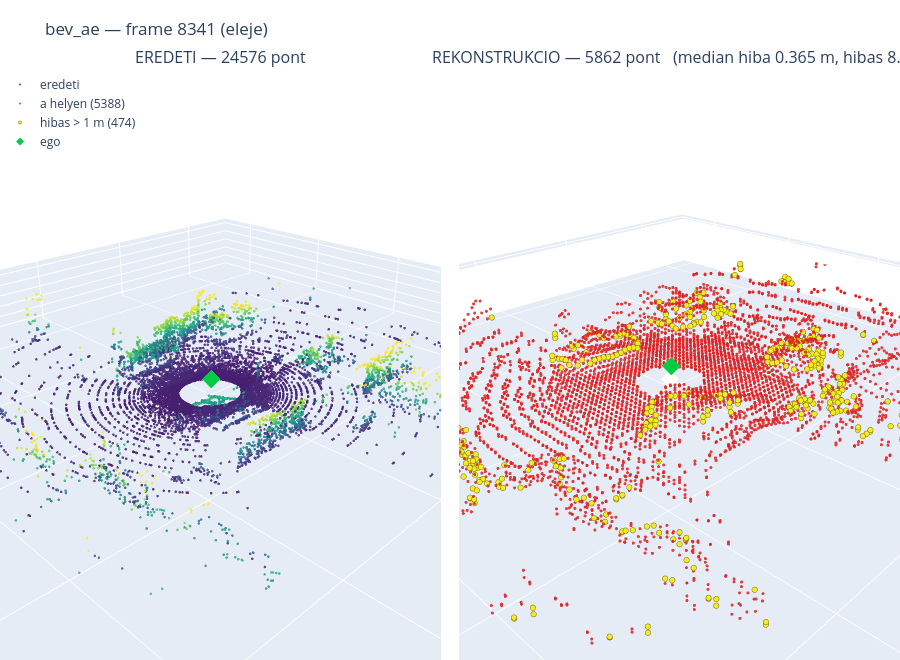
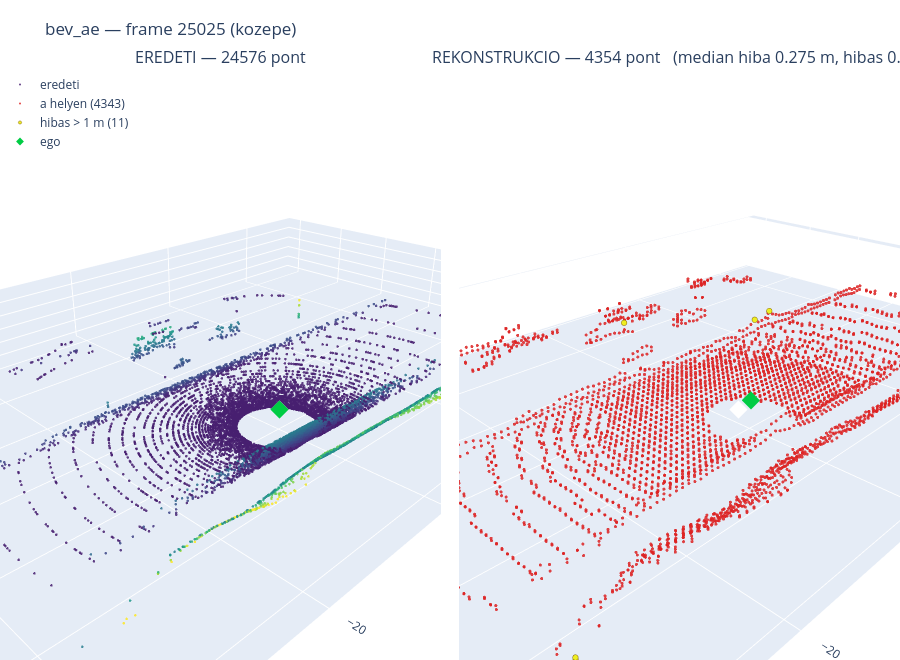

The notebook cell these images were saved under, in order:
### Markdown cell above
## Osszehasonlitas 3D terben is az egse modelleket

### Code cell
for lbl in LABELS:
    for f, idx in enumerate(SHOW_IDX):
        where = ["eleje", "kozepe", "vege"][f]
        show_frame(show_pts[f], rec=RECON[lbl][f], max3d=10000,
                   label=f"{lbl} — frame {idx} ({where})")

### Figure 1 — Plotly figure (JSON) as saved in the notebook; plotly's stock layout.template omitted (floating-point values rounded to 4 significant figures; data arrays with more than 128 entries replaced by an {"elided": "..."} marker saying what was removed)
{"data": [{"hovertemplate": "x %{x:.1f}<br>y %{y:.1f}<br>z %{z:.1f}<extra></extra>", "marker": {"cmax": 4, "cmin": -3, "color": {"elided": "10000 float values"}, "colorscale": [[0, "#440154"], [0.1111, "#482878"], [0.2222, "#3e4989"], [0.3333, "#31688e"], [0.4444, "#26828e"], [0.5556, "#1f9e89"], [0.6667, "#35b779"], [0.7778, "#6ece58"], [0.8889, "#b5de2b"], [1, "#fde725"]], "opacity": 0.85, "size": 1.5}, "mode": "markers", "name": "eredeti", "scene": "scene", "type": "scatter3d", "x": {"elided": "10000 float values"}, "y": {"elided": "10000 float values"}, "z": {"elided": "10000 float values"}}, {"customdata": {"elided": "5388 float values"}, "hovertemplate": "hiba %{customdata:.2f} m<extra></extra>", "marker": {"color": "#dd2222", "opacity": 0.85, "size": 1.8}, "mode": "markers", "name": "a helyen (5388)", "scene": "scene2", "type": "scatter3d", "x": {"elided": "5388 float values"}, "y": {"elided": "5388 float values"}, "z": {"elided": "5388 float values"}}, {"customdata": {"elided": "474 float values"}, "hovertemplate": "hiba %{customdata:.2f} m<extra></extra>", "marker": {"color": "#eeee22", "line": {"color": "#886600", "width": 0.5}, "opacity": 1, "size": 3.2}, "mode": "markers", "name": "hibas &gt; 1 m (474)", "scene": "scene2", "type": "scatter3d", "x": {"elided": "474 float values"}, "y": {"elided": "474 float values"}, "z": {"elided": "474 float values"}}, {"hoverinfo": "name", "marker": {"color": "#00cc44", "size": 6, "symbol": "diamond"}, "mode": "markers", "name": "ego", "scene": "scene", "showlegend": true, "type": "scatter3d", "x": [0], "y": [0], "z": [0]}, {"hoverinfo": "name", "marker": {"color": "#00cc44", "size": 6, "symbol": "diamond"}, "mode": "markers", "name": "ego", "scene": "scene2", "showlegend": false, "type": "scatter3d", "x": [0], "y": [0], "z": [0]}], "layout": {"annotations": [{"font": {"size": 16}, "showarrow": false, "text": "EREDETI — 24576 pont", "x": 0.245, "xanchor": "center", "xref": "paper", "y": 1, "yanchor": "bottom", "yref": "paper"}, {"font": {"size": 16}, "showarrow": false, "text": "REKONSTRUKCIO — 5862 pont   (median hiba 0.365 m, hibas 8.1%)", "x": 0.755, "xanchor": "center", "xref": "paper", "y": 1, "yanchor": "bottom", "yref": "paper"}], "height": 660, "legend": {"x": 0, "y": 1}, "margin": {"b": 0, "l": 0, "r": 0, "t": 70}, "scene": {"aspectmode": "data", "camera": {"eye": {"x": -1.4, "y": -1.4, "z": 0.9}}, "domain": {"x": [0, 0.49], "y": [0, 1]}, "xaxis": {"title": {"text": "x [m]"}}, "yaxis": {"title": {"text": "y [m]"}}, "zaxis": {"title": {"text": "z [m]"}}}, "scene2": {"aspectmode": "data", "camera": {"eye": {"x": -1.4, "y": -1.4, "z": 0.9}}, "domain": {"x": [0.51, 1], "y": [0, 1]}, "xaxis": {"title": {"text": "x [m]"}}, "yaxis": {"title": {"text": "y [m]"}}, "zaxis": {"title": {"text": "z [m]"}}}, "title": {"text": "bev_ae — frame 8341 (eleje)"}, "uirevision": "sync"}}

### Figure 2 — Plotly figure (JSON) as saved in the notebook; plotly's stock layout.template omitted (floating-point values rounded to 4 significant figures; data arrays with more than 128 entries replaced by an {"elided": "..."} marker saying what was removed)
{"data": [{"hovertemplate": "x %{x:.1f}<br>y %{y:.1f}<br>z %{z:.1f}<extra></extra>", "marker": {"cmax": 4, "cmin": -3, "color": {"elided": "10000 float values"}, "colorscale": [[0, "#440154"], [0.1111, "#482878"], [0.2222, "#3e4989"], [0.3333, "#31688e"], [0.4444, "#26828e"], [0.5556, "#1f9e89"], [0.6667, "#35b779"], [0.7778, "#6ece58"], [0.8889, "#b5de2b"], [1, "#fde725"]], "opacity": 0.85, "size": 1.5}, "mode": "markers", "name": "eredeti", "scene": "scene", "type": "scatter3d", "x": {"elided": "10000 float values"}, "y": {"elided": "10000 float values"}, "z": {"elided": "10000 float values"}}, {"customdata": {"elided": "4343 float values"}, "hovertemplate": "hiba %{customdata:.2f} m<extra></extra>", "marker": {"color": "#dd2222", "opacity": 0.85, "size": 1.8}, "mode": "markers", "name": "a helyen (4343)", "scene": "scene2", "type": "scatter3d", "x": {"elided": "4343 float values"}, "y": {"elided": "4343 float values"}, "z": {"elided": "4343 float values"}}, {"customdata": [1.001, 1.206, 1.207, 1.235, 1.272, 1.268, 1.058, 1.359, 1.009, 1.014, 1.445], "hovertemplate": "hiba %{customdata:.2f} m<extra></extra>", "marker": {"color": "#eeee22", "line": {"color": "#886600", "width": 0.5}, "opacity": 1, "size": 3.2}, "mode": "markers", "name": "hibas &gt; 1 m (11)", "scene": "scene2", "type": "scatter3d", "x": [-45.2, -46.0, -45.2, -44.4, -36.4, 45.2, 19.6, 22.8, 6.0, -44.4, -36.4], "y": [-18.0, -17.2, -17.2, -17.2, -17.2, 0.4, 15.6, 15.6, 27.6, -19.6, -17.2], "z": [2.88, 2.474, 2.749, 2.57, 3.059, -0.4947, -0.2249, 0.2351, -0.2512, 2.339, 2.881]}, {"hoverinfo": "name", "marker": {"color": "#00cc44", "size": 6, "symbol": "diamond"}, "mode": "markers", "name": "ego", "scene": "scene", "showlegend": true, "type": "scatter3d", "x": [0], "y": [0], "z": [0]}, {"hoverinfo": "name", "marker": {"color": "#00cc44", "size": 6, "symbol": "diamond"}, "mode": "markers", "name": "ego", "scene": "scene2", "showlegend": false, "type": "scatter3d", "x": [0], "y": [0], "z": [0]}], "layout": {"annotations": [{"font": {"size": 16}, "showarrow": false, "text": "EREDETI — 24576 pont", "x": 0.245, "xanchor": "center", "xref": "paper", "y": 1, "yanchor": "bottom", "yref": "paper"}, {"font": {"size": 16}, "showarrow": false, "text": "REKONSTRUKCIO — 4354 pont   (median hiba 0.275 m, hibas 0.3%)", "x": 0.755, "xanchor": "center", "xref": "paper", "y": 1, "yanchor": "bottom", "yref": "paper"}], "height": 660, "legend": {"x": 0, "y": 1}, "margin": {"b": 0, "l": 0, "r": 0, "t": 70}, "scene": {"aspectmode": "data", "camera": {"eye": {"x": -1.4, "y": -1.4, "z": 0.9}}, "domain": {"x": [0, 0.49], "y": [0, 1]}, "xaxis": {"title": {"text": "x [m]"}}, "yaxis": {"title": {"text": "y [m]"}}, "zaxis": {"title": {"text": "z [m]"}}}, "scene2": {"aspectmode": "data", "camera": {"eye": {"x": -1.4, "y": -1.4, "z": 0.9}}, "domain": {"x": [0.51, 1], "y": [0, 1]}, "xaxis": {"title": {"text": "x [m]"}}, "yaxis": {"title": {"text": "y [m]"}}, "zaxis": {"title": {"text": "z [m]"}}}, "title": {"text": "bev_ae — frame 25025 (kozepe)"}, "uirevision": "sync"}}
